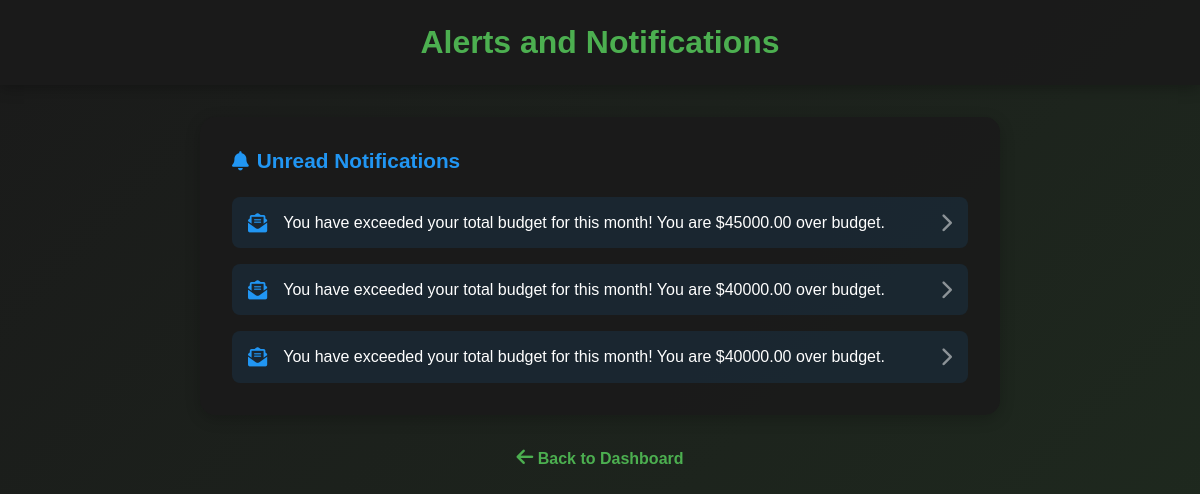
The page /alerts/ (signed in) on the database as committed earlier.
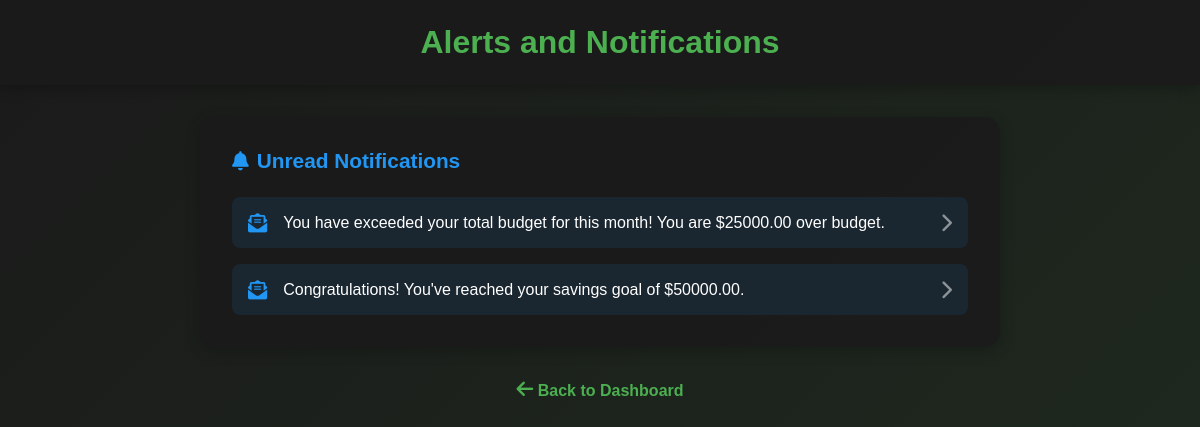
The same page on the database as committed later.
### financeapp/models.py (models this page shows, shortened)
class Notification(models.Model):
    user = models.ForeignKey(User, on_delete=models.CASCADE, related_name='notifications')
    message = models.CharField(max_length=255)
    link = models.CharField(max_length=255, blank=True, null=True)
    is_read = models.BooleanField(default=False)
    created_at = models.DateTimeField(auto_now_add=True)

### financeapp/views.py (the view)
# urls.py: path('alerts/', views.alerts, name='alerts'),
@login_required
def alerts(request):
    unread_notifications = Notification.objects.filter(user=request.user, is_read=False) # pylint: disable=no-member
    context = {
        'unread_notifications': unread_notifications,
    }
    return render(request, 'alerts.html', context)

### financeapp/templates/alerts.html (shortened to what this page needs)
<!DOCTYPE html>
<html lang="en">
<head>
    {% load static %}
    <link rel="stylesheet" href="{% static 'css/alerts.css' %}">
    <link rel="stylesheet" href="https://cdnjs.cloudflare.com/ajax/libs/font-awesome/6.0.0-beta3/css/all.min.css">
</head>
<body>
    <header>
        <h1>Alerts and Notifications</h1>
    </header>
    <main>
        <div class="notifications-container">
            <div class="notifications-card">
                {% if unread_notifications %}
                    <h3><i class="fas fa-bell"></i> Unread Notifications</h3>
                    <ul class="notifications-list">
                        {% for notification in unread_notifications %}
                        <li class="notification-item">
                            {% if notification.link %}
                                <a href="{% url 'mark_notification_as_read' notification.id %}" class="notification-link">
                                    <i class="fas fa-envelope-open-text"></i>
                                    <span class="notification-message">{{ notification.message }}</span>
                                    <i class="fas fa-chevron-right arrow-icon"></i>
                                </a>
                            {% else %}
                                <div class="notification-content">
                                    <i class="fas fa-exclamation-circle"></i>
                                    <span class="notification-message">{{ notification.message }}</span>
                                </div>
                            {% endif %}
                        </li>
                        {% endfor %}
                    </ul>
                {% else %}
                    <div class="no-notifications">
                        <i class="fas fa-check-circle"></i>
                        <p>You have no unread notifications</p>
                    </div>
                {% endif %}
            </div>
        </div>
        <a href="{% url 'dashboard' %}" class="back-link">
            <i class="fas fa-arrow-left"></i> Back to Dashboard
        </a>
    </main>
</body>
</html>

Rows that differ between the two databases and show on the page:
removed Notification: message "You have exceeded your total budget for this month! You are $45000.00 over budget."
removed Notification: message "You have exceeded your total budget for this month! You are $40000.00 over budget."
removed Notification: message "You have exceeded your total budget for this month! You are $40000.00 over budget."
added Notification: message "You have exceeded your total budget for this month! You are $25000.00 over budget."
added Notification: message "Congratulations! You've reached your savings goal of $50000.00."
